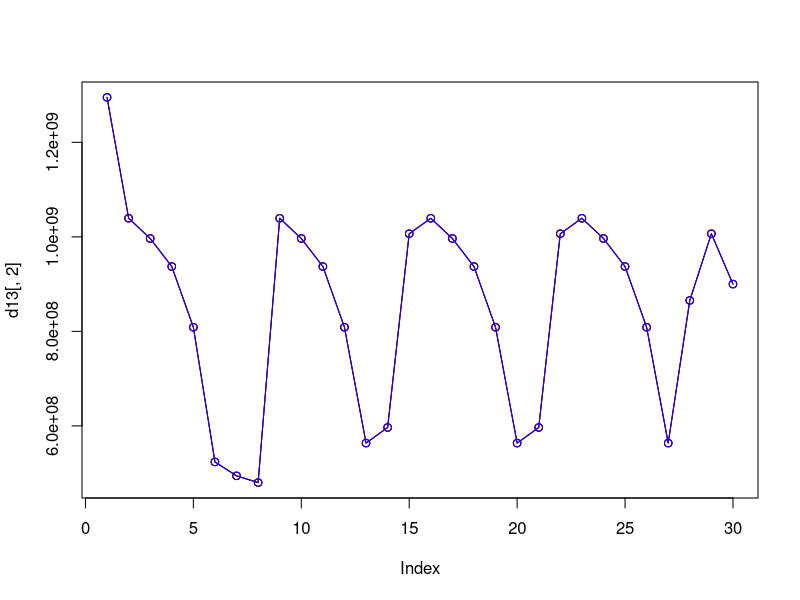

Here is the R script that generated this plot: (Note: this script raises an error after producing the figure.)
d2=read.csv("7_2.csv",header=FALSE)
d3=read.csv("7_3.csv",header=FALSE)
d4=read.csv("7_4.csv",header=FALSE)
d5=read.csv("7_5.csv",header=FALSE)
d6=read.csv("7_6.csv",header=FALSE)
d7=read.csv("7_7.csv",header=FALSE)
d8=read.csv("7_8.csv",header=FALSE)
d9=read.csv("7_9.csv",header=FALSE)
d10=read.csv("7_10.csv",header=FALSE)
d11=read.csv("7_11.csv",header=FALSE)
d12=read.csv("7_12.csv",header=FALSE)
d13=read.csv("7_13.csv",header=FALSE)
d14=read.csv("7_14.csv",header=FALSE)
d15=read.csv("7_15.csv",header=FALSE)

myTot=read.csv("offlineAnalysis/myTot.csv",header=FALSE)
plot(d13[,2],type="o")
points(d13[,2],type="o",col="red")
points(d13[,2],type="o",col="blue")


points(finalTot$total_redeem_amt[400:427],type="o",col="blue")

points(finalTot$total_redeem_amt[365:392],type="o",col="blue")

